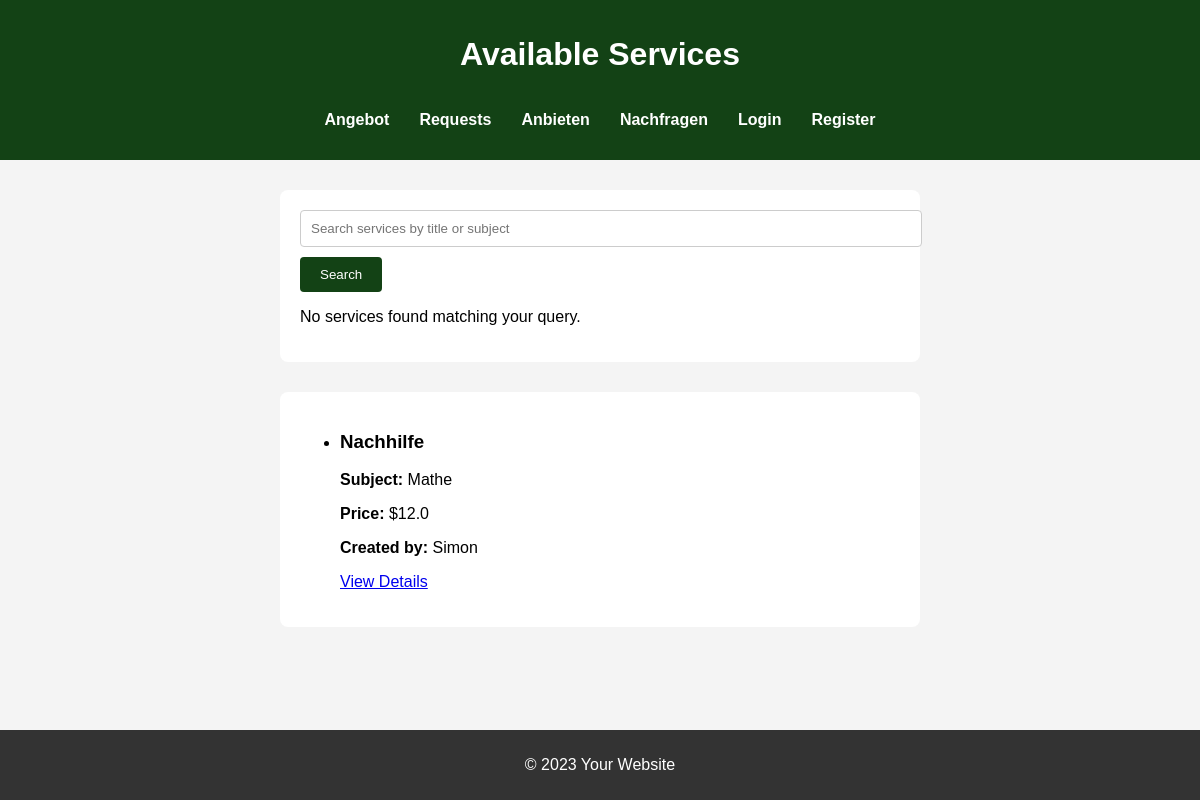
Page /supply on the earlier database version.
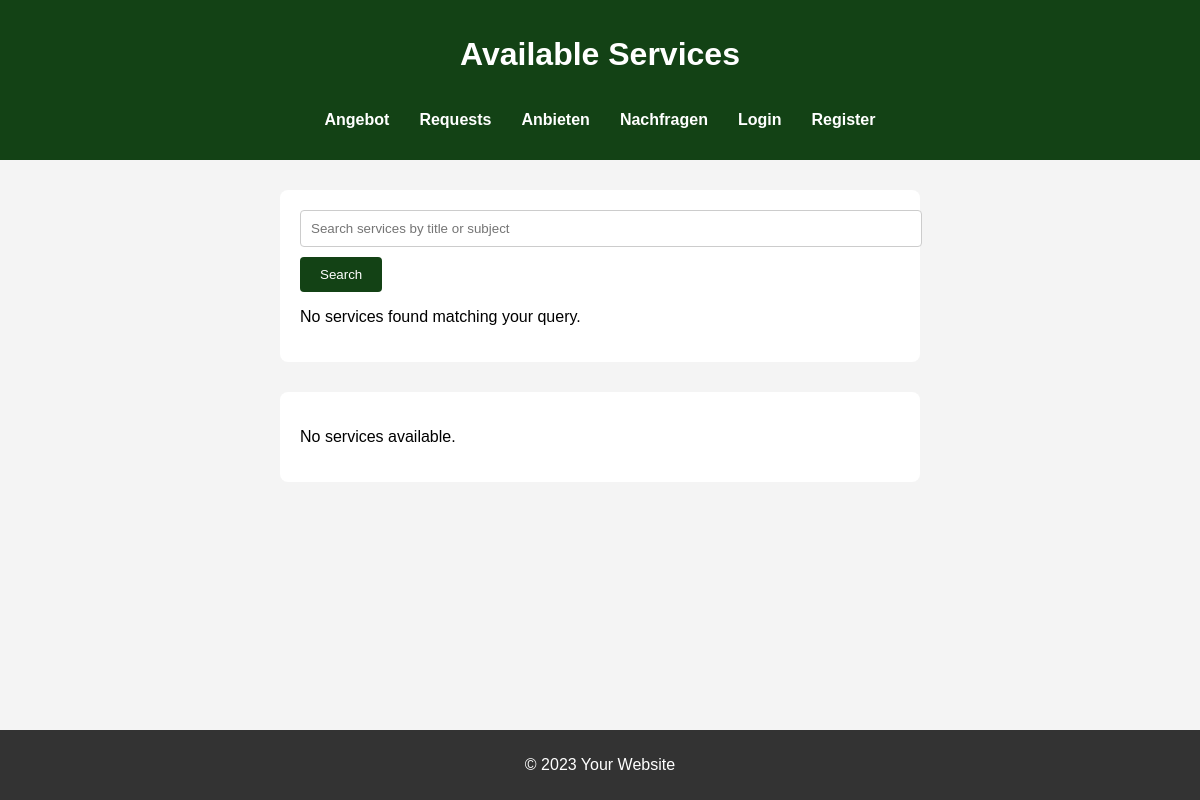
Same page on the later database version.
### app.py (models this page shows, shortened)
class ServicePost(db.Model):
    id = db.Column(db.Integer, primary_key=True)
    title = db.Column(db.String(100), nullable=False)
    description = db.Column(db.String(200), nullable=False)
    price = db.Column(db.Float, nullable=False)
    subject = db.Column(db.String(100), nullable=False)
    university = db.Column(db.String(100), nullable=False)
    semester = db.Column(db.String(50), nullable=False)
    contact =db.Column(db.String(100), nullable = False)
    additional_info =db.Column(db.String(200), nullable = True)
    user_id = db.Column(db.Integer, db.ForeignKey('user.id'), nullable=False)

class User(db.Model, UserMixin):
    id = db.Column(db.Integer, primary_key=True)
    username = db.Column(db.String(150), unique=True, nullable=False)
    email = db.Column(db.String(150), unique=True, nullable=False)
    password = db.Column(db.String(150), nullable=False)
    posts = db.relationship('ServicePost', backref='user', lazy=True)

### app.py (the view)
@app.route('/supply')
def supply():
    posts = ServicePost.query.join(User).add_columns(User.username).all()
    return render_template('supply.html', posts=posts)

### templates/supply.html (shortened to what this page needs)
<!DOCTYPE html>
<html lang="en">
<head>
    <link rel="stylesheet" href="{{ url_for('static', filename='style.css') }}">
</head>
<body>
    <header>
        <h1>Available Services</h1>
        <nav>
            <ul>
                <li><a href="/supply">Angebot</a></li>
                <li><a href="/requests">Requests</a></li>
                <li><a href="/university">Anbieten</a></li>
                <li><a href="/highschool">Nachfragen</a></li>
                {% if current_user.is_authenticated %}
                    <li><a href="/profile">Your Profile</a></li>
                    <li><a href="{{ url_for('logout') }}">Logout</a></li>
                {% else %}
                    <li><a href="{{ url_for('login') }}">Login</a></li>
                    <li><a href="{{ url_for('register') }}">Register</a></li>
                {% endif %}
            </ul>
        </nav>
    </header>
    <main>
        <form method="get" action="{{ url_for('search_results_supply') }}">
            <input type="text" name="query" placeholder="Search services by title or subject" value="{{ request.args.get('query', '') }}">
            <button type="submit">Search</button>
            {% if results %}
            <ul>
                {% for post in results %}
                    <li>
                        <h3>{{ post.title }}</h3>
                        <p><strong>Subject:</strong> {{ post.subject }}</p>
                        <p><strong>Price:</strong> ${{ post.price }}</p>
                        <a href="{{ url_for('service_detail', service_id=post.id) }}">View Details</a>
                    </li>
                {% endfor %}
            </ul>
        {% else %}
            <p>No services found matching your query.</p>
        {% endif %}
        </form>
        <form>
                {% if posts %}
                <ul>
                    {% for post, username in posts %}
                        <li>
                            <h3>{{ post.title }}</h3>
                            <p><strong>Subject:</strong> {{ post.subject }}</p>
                            <p><strong>Price:</strong> ${{ post.price }}</p>
                            <p><strong>Created by:</strong> {{ username }}</p>
                            <a href="{{ url_for('service_detail', service_id=post.id) }}">View Details</a>
                        </li>
                    {% endfor %}
                </ul>
            {% else %}
                <p>No services available.</p>
            {% endif %}
        </form>
    </main>
    <footer>
        <p>&copy; 2023 Your Website</p>
    </footer>
</body>
</html>

### static/style.css (style rules this page uses)
body { font-family: Arial, sans-serif; background-color: #f4f4f4; margin: 0; padding: 0; display: flex; flex-direction: column; min-height: 100vh; }
header { background-color: #134215; color: white; text-align: center; padding: 15px; }
nav { display: flex; justify-content: center; }
nav ul { list-style-type: none; padding: 0; display: flex; gap: 30px; }
nav ul li { margin: 0; }
nav ul li a { text-decoration: none; color: #fff; font-weight: bold; text-align: center; }
main { flex: 1; }
footer { text-align: center; padding: 10px; background-color: #333; color: white; }
form { max-width: 600px; margin: 30px auto; padding: 20px; background-color: #fff; border-radius: 8px; }
form input, form textarea { width: 100%; padding: 10px; margin-bottom: 10px; border: 1px solid #ccc; border-radius: 4px; }
form button { max-width: 600px; padding: 10px 20px; background-color: #134215; color: white; border: none; border-radius: 4px; cursor: pointer; }

Differences in the rows shown:
removed ServicePost: title "Nachhilfe", subject "Mathe", price "12.0", username "Simon"
Other differences:
text now shown: "No services available."
